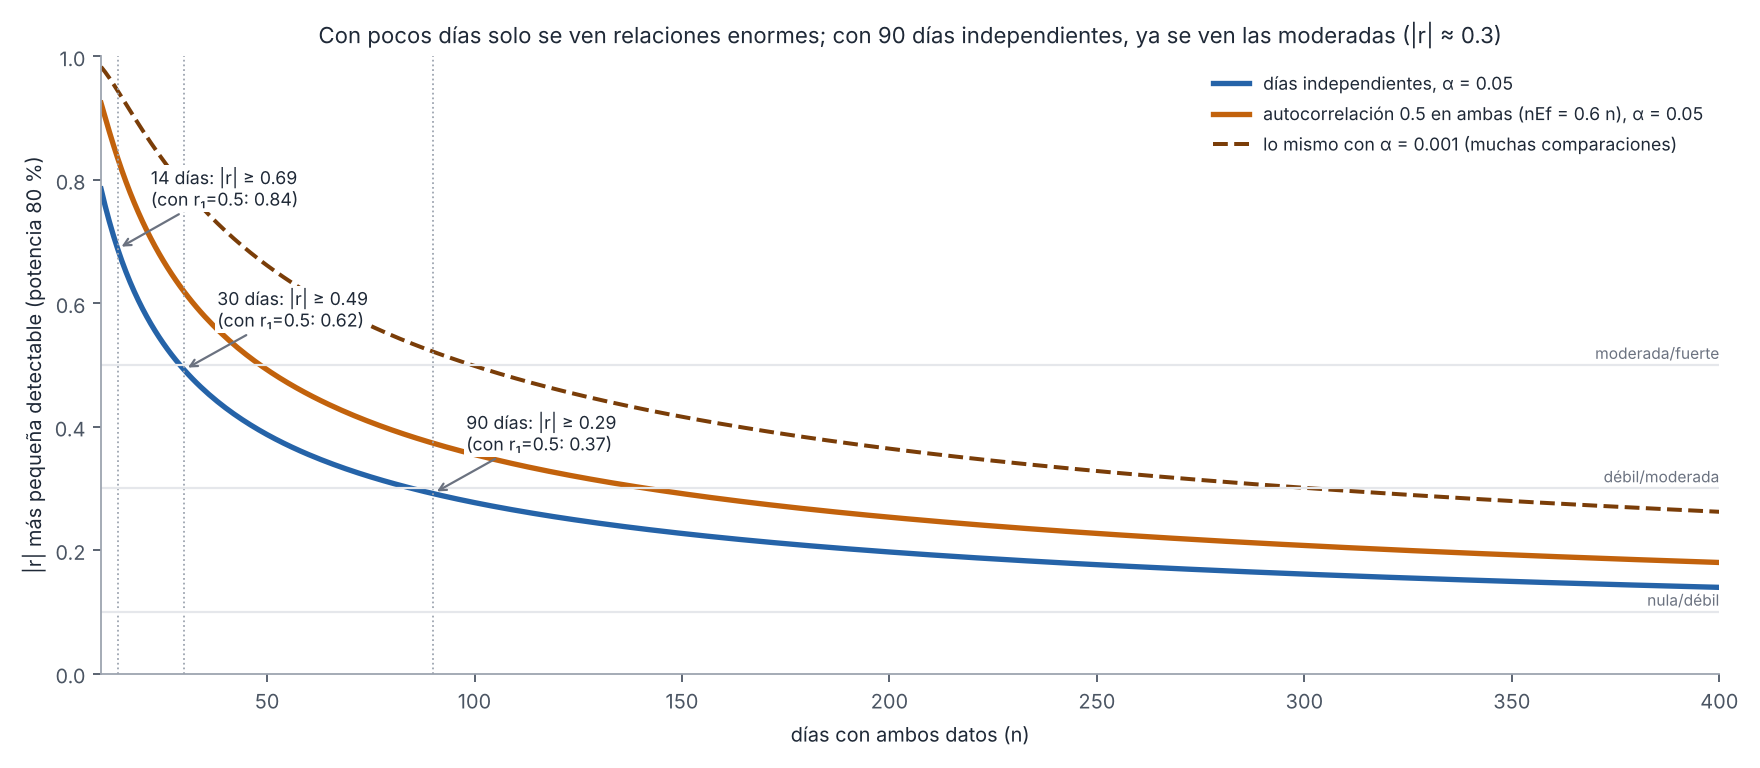

Write Python code to recreate this figure.
"""Figura 6.6 - Por qué 14, 30 y 90 días: la correlación más pequeña que se alcanza a detectar (cálculo, sin datos).
Para una prueba bilateral con potencia de 80 %: |r_min| = tanh((z_{1-α/2} + z_{0.80}) / sqrt(nEf - 3)), aproximación
de Fisher. Se dibuja con días independientes (nEf = n), con autocorrelación 0.5 en ambas variables
(nEf = n·0.75/1.25 = 0.6 n, fórmula de Estadistica.relaciones) y con un umbral estricto α = 0.001, que es del orden
del que exige Benjamini-Hochberg cuando se revisan miles de pares y casi ninguno es real. Uso: python fig16_potencia.py [salida.png]"""
import sys
import numpy as np
from statistics import NormalDist
import matplotlib
matplotlib.use("Agg")
import matplotlib.pyplot as plt

Z = NormalDist().inv_cdf
def rmin(nef, alfa=.05, pot=.80): return np.tanh((Z(1 - alfa / 2) + Z(pot)) / np.sqrt(nef - 3))
n = np.arange(10, 401)
fig, ax = plt.subplots(figsize=(11, 4.8), dpi=160)
ax.plot(n, rmin(n), color="#2a6f97", lw=2.4, label="días independientes, α = 0.05")
ax.plot(n, rmin(0.6 * n), color="#b45309", lw=2.4, label="autocorrelación 0.5 en ambas (nEf = 0.6 n), α = 0.05")
ax.plot(n, rmin(0.6 * n, alfa=.001), color="#7c2d12", lw=1.8, ls="--", label="lo mismo con α = 0.001 (muchas comparaciones)")
for d in (14, 30, 90):
    ax.axvline(d, color="#9ca3af", lw=.8, ls=":")
    ax.annotate(f"{d} días: |r| ≥ {rmin(d):.2f}\n(con r₁=0.5: {rmin(0.6 * d):.2f})", (d, rmin(d)), (d + 8, rmin(d) + .07), fontsize=8,
                arrowprops=dict(arrowstyle="->", color="#6b7280"))
for y, et in [(.1, "nula/débil"), (.3, "débil/moderada"), (.5, "moderada/fuerte")]:
    ax.axhline(y, color="#e5e7eb", lw=1); ax.text(400, y + .01, et, ha="right", fontsize=7, color="#6b7280")
ax.set_ylim(0, 1); ax.set_xlim(10, 400)
ax.set_xlabel("días con ambos datos (n)"); ax.set_ylabel("|r| más pequeña detectable (potencia 80 %)")
ax.set_title("Con pocos días solo se ven relaciones enormes; con 90 días independientes, ya se ven las moderadas (|r| ≈ 0.3)")
ax.legend(fontsize=8, frameon=False, loc="upper right")
ax.spines[["top", "right"]].set_visible(False)
fig.tight_layout(); fig.savefig(sys.argv[1] if len(sys.argv) > 1 else "fig16_potencia.png")
for d in (14, 30, 90, 180, 365): print(d, round(float(rmin(d)), 3), round(float(rmin(0.6 * d)), 3), round(float(rmin(0.6 * d, .001)), 3))
